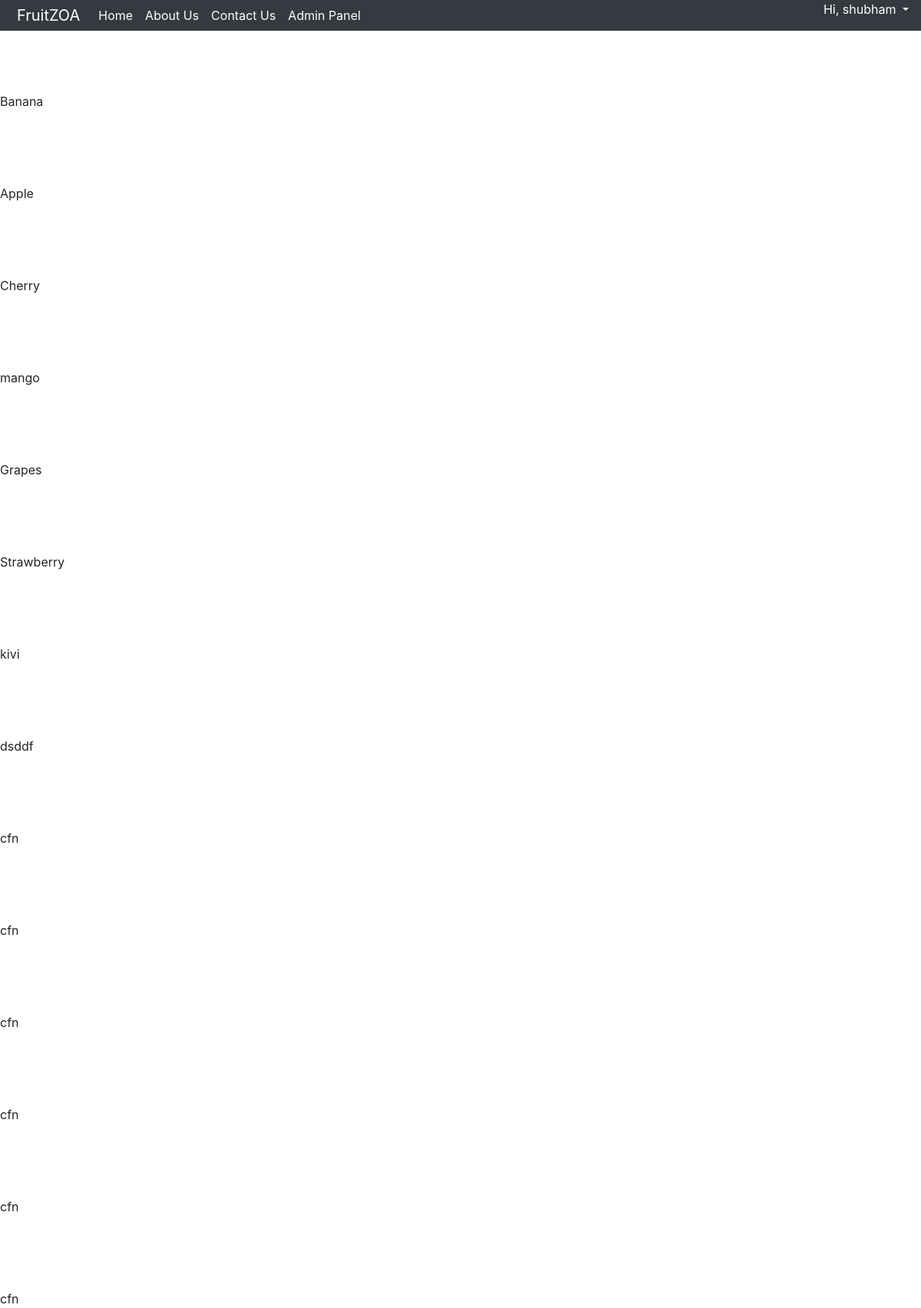
Before: /adddata.php (signed in) with the older database file.
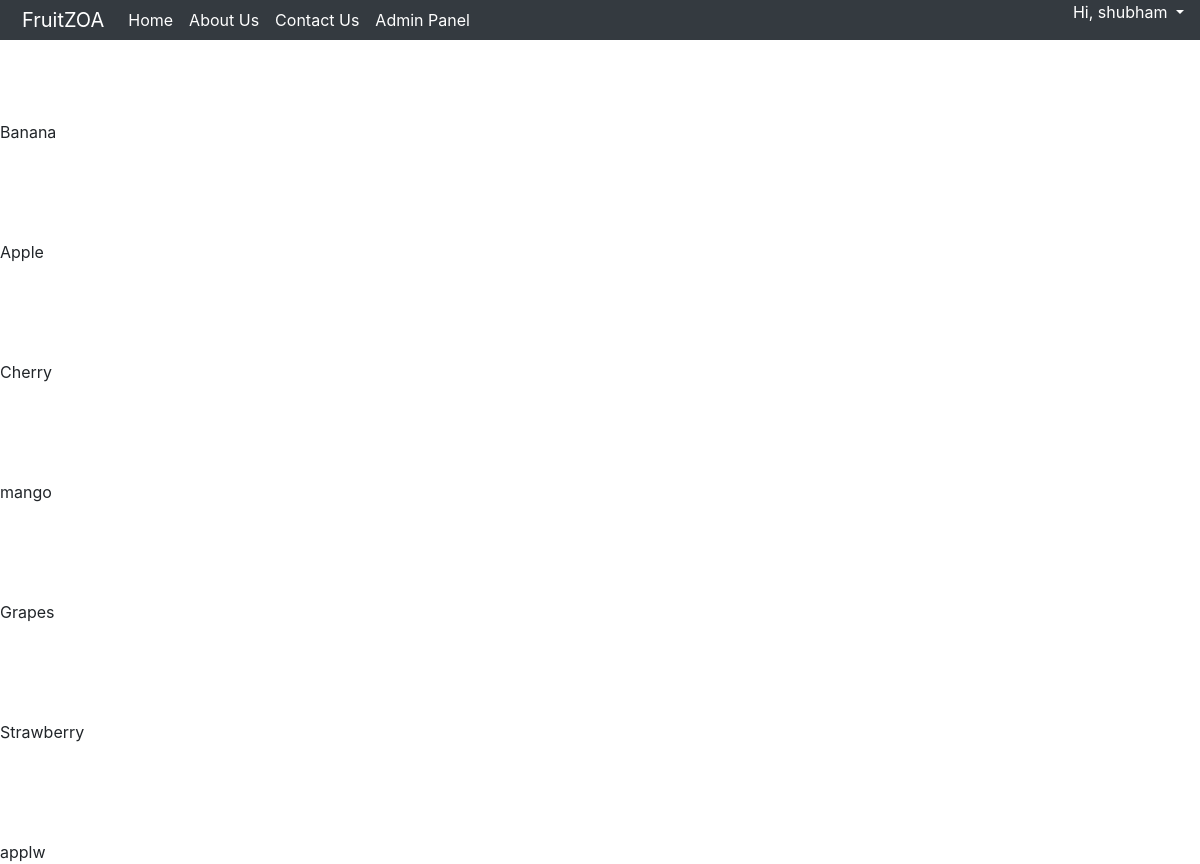
After: the same page with the newer database file.
### tables this page shows
CREATE TABLE `u_registration` (
  `id` int(11) NOT NULL,
  `Username` varchar(15) NOT NULL,
  `Passwords` varchar(20) NOT NULL,
  `C_Name` text NOT NULL,
  `Address` varchar(50) NOT NULL,
  `email` varchar(40) NOT NULL,
  `DOB` date NOT NULL,
  `Gender` text NOT NULL,
  `Age` int(10) NOT NULL,
  `Phone_no` varchar(12) NOT NULL,
  `date` date NOT NULL,
  `isAdmin` int(11) NOT NULL,
  `fruitid` int(10) NOT NULL,
  `Banana` int(10) DEFAULT NULL,
  `Apple` int(10) DEFAULT NULL,
  `Cherry` int(10) DEFAULT NULL,
  `mango` int(10) DEFAULT NULL,
  `Grapes` int(10) DEFAULT NULL,
  `Strawberry` int(10) DEFAULT NULL,
  `applw` int(10) NOT NULL
);

CREATE TABLE `fruitdata` (
  `id` int(15) NOT NULL,
  `Name` varchar(50) NOT NULL,
  `Discription` varchar(300) NOT NULL,
  `ImgURl` varchar(100) NOT NULL,
  `Quantity` int(11) NOT NULL,
  `Price` int(6) NOT NULL,
  `pur_price` int(6) NOT NULL,
  `sold_items` int(10) NOT NULL,
  `profit` int(10) NOT NULL
);

### adddata.php (the view, shortened to what this page needs)
<?php
include('navbar.php');
$sql = "select * from fruitdata";
$data = mysqli_query($link,$sql);
while ( $row = mysqli_fetch_array( $data ) ) {
echo $row[1];
}
?>

### navbar.php (shortened to what this page needs)
<html>
<head>
</head>
<link rel="stylesheet" href="https://stackpath.bootstrapcdn.com/bootstrap/4.1.3/css/bootstrap.min.css">
<body>
	<nav class="navbar fixed-top navbar-expand-lg navbar-dark bg-dark"> <a class="navbar-brand" href="index.php">FruitZOA</a>
	  <div class="collapse navbar-collapse" id="navbarSupportedContent1">
		<ul class="navbar-nav mr-auto">
		  <li class="nav-item active"> <a class="nav-link" href="index.php">Home <span class="sr-only">(current)</span></a> </li>
		  <li class="nav-item active"> <a class="nav-link" href="aboutUs.php">About Us <span class="sr-only">(current)</span></a> </li>
		  <li class="nav-item active"> <a class="nav-link" href="ContactUs.php">Contact Us <span class="sr-only">(current)</span></a> </li>
		  <li class="nav-item active" id="adminpanel"> <a class="nav-link" href="adminpanel.php">Admin Panel <span class="sr-only">(current)</span></a> </li>
		</ul>
		  <?php
		require_once("DB_controller.php");
		$user = $_SESSION['login'];
		$query = "SELECT * FROM u_registration WHERE Username = '$user'";
		$sql = mysqli_query($link,$query);
		while($row = mysqli_fetch_array($sql)){
			$arr = explode(' ',trim($row[3]));
	  ?>
		<div class="dropdown show log">
			<p style="color:white" id="name" class="dropdown-toggle" href="#" role="button" data-toggle="dropdown" aria-haspopup="true" aria-expanded="false">Hi,
			<?php echo $arr[0];	}?><img class="userimg" src="img/apricot.jpg">  </p>
		</div>
		</div>
	</nav>
</body>
</html>

Changed rows visible on the page:
removed fruitdata: Name "kivi"
removed fruitdata: Name "dsddf"
removed fruitdata: Name "cfn"
removed fruitdata: Name "cfn"
removed fruitdata: Name "cfn"
removed fruitdata: Name "cfn"
removed fruitdata: Name "cfn"
removed fruitdata: Name "cfn"
added fruitdata: Name "applw"
